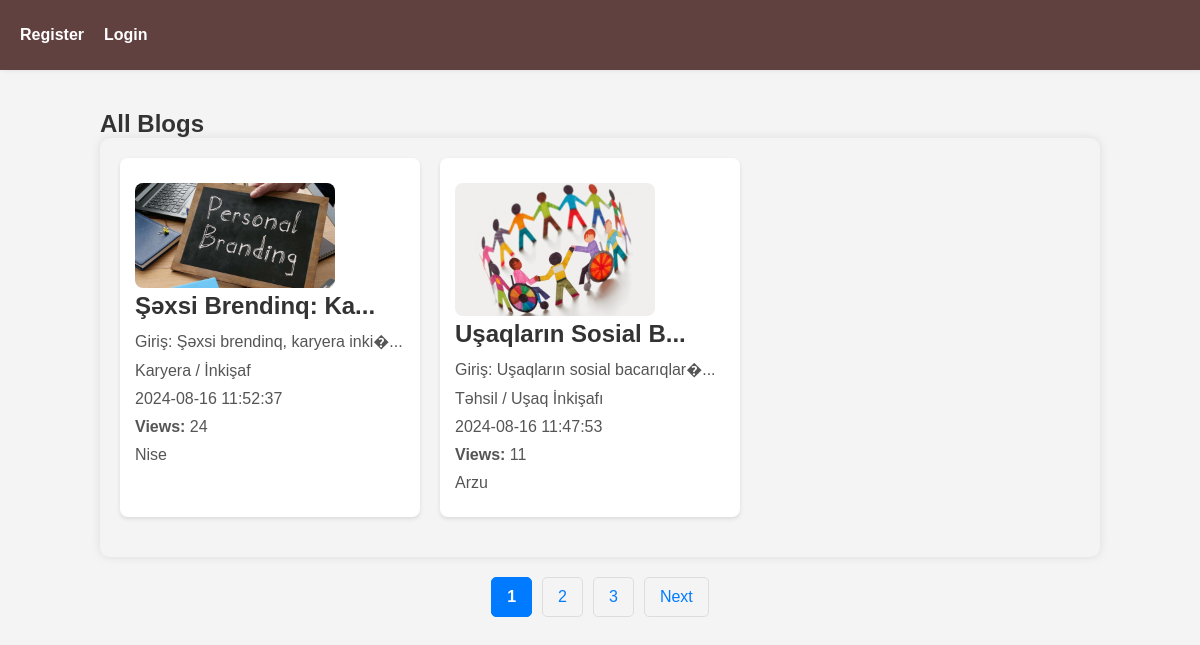
Page /client/blog/allblogs.php on the committed database.
### tables this page shows
CREATE TABLE `blogs` (
  `id` bigint(20) NOT NULL,
  `user_id` bigint(20) DEFAULT NULL,
  `category_id` bigint(20) DEFAULT NULL,
  `title` varchar(1000) NOT NULL,
  `description` mediumtext NOT NULL,
  `profile` varchar(255) NOT NULL,
  `is_publish` tinyint(1) DEFAULT 0,
  `view_count` int(11) DEFAULT 0,
  `created_at` timestamp NOT NULL DEFAULT current_timestamp(),
  `updated_at` timestamp NOT NULL DEFAULT current_timestamp() ON UPDATE current_timestamp()
);

CREATE TABLE `categories` (
  `id` bigint(20) NOT NULL,
  `name` varchar(255) NOT NULL,
  `created_at` timestamp NOT NULL DEFAULT current_timestamp(),
  `update_at` timestamp NOT NULL DEFAULT current_timestamp()
);

CREATE TABLE `users` (
  `id` bigint(20) NOT NULL,
  `name` varchar(255) NOT NULL,
  `surname` varchar(255) NOT NULL,
  `password` varchar(255) NOT NULL,
  `gender` int(11) NOT NULL,
  `dob` date NOT NULL,
  `profile` varchar(255) DEFAULT NULL,
  `email` varchar(255) NOT NULL,
  `active` int(11) DEFAULT 0,
  `role` int(11) DEFAULT 0,
  `otp` int(11) DEFAULT NULL,
  `created_at` timestamp NOT NULL DEFAULT current_timestamp(),
  `updated_at` timestamp NOT NULL DEFAULT current_timestamp()
);

### client/blog/allblogs.php (the view, shortened to what this page needs)
<?php
include '../../index.php';
$page = empty($_GET['page']) ? 1 : $_GET['page'];
$limit = 2;
$startLimit = ($page - 1) * $limit;
$sqlTotal = "SELECT COUNT(*) FROM blogs WHERE is_publish = 1";
$resultTotal = $connection->prepare($sqlTotal);
$resultTotal->execute();
$totalRecord = $resultTotal->fetchColumn();
$pageNumber = ceil($totalRecord / $limit);
$paginationRange = 3;
$startPage = max(1, $page - floor($paginationRange / 2));
$endPage = min($pageNumber, $page + floor($paginationRange / 2));
if ($endPage - $startPage + 1 < $paginationRange) {
    if ($startPage > 1) {
        $startPage = max(1, $endPage - $paginationRange + 1);
    } else {
        $endPage = min($pageNumber, $startPage + $paginationRange - 1);
    }
}
$sql = "
    SELECT
        b.id AS blog_id,
        b.title AS blog_title,
        b.description AS blog_description,
        b.profile AS blog_profile_image,
        b.created_at AS blog_created_at,
        b.view_count AS blog_view_count,
        c.name AS category_name,
        u.name AS user_name
    FROM
        blogs b
    JOIN
        categories c ON b.category_id = c.id
    JOIN
        users u ON b.user_id = u.id
    WHERE
        b.is_publish = 1
    ORDER BY
        b.created_at DESC
    LIMIT $startLimit, $limit
";
$result = $connection->prepare($sql);
$result->execute();
$blogs = $result->fetchAll(PDO::FETCH_ASSOC);
?>
<div class="main">
    <h2>All Blogs</h2>
    <div class="blogList">
        <?php if ($blogs): ?>
            <?php foreach ($blogs as $blog): ?>
                <div class="blogItem">
                    <a href="http://localhost/final-project-php/client/blog/detail.php?id=<?= htmlspecialchars($blog['blog_id']); ?>">
                        <?php if ($blog['blog_profile_image']): ?>
                            <img src="../../public/<?= htmlspecialchars($blog['blog_profile_image']); ?>" alt="Blog Image" style="max-width:200px;">
                        <?php endif; ?>
                        <div class="title">
                            <h3><?= htmlspecialchars(substr($blog['blog_title'], 0, 20)) . "..."; ?></h3>
                            <p><?= htmlspecialchars(substr($blog['blog_description'], 0, 40)) . "..."; ?></p>
                            <p><?= htmlspecialchars($blog['category_name']); ?></p>
                            <p><?= htmlspecialchars($blog['blog_created_at']); ?></p>
                            <p><strong>Views:</strong> <?= htmlspecialchars($blog['blog_view_count']); ?></p>
                            <p><?= htmlspecialchars($blog['user_name']); ?></p>
                        </div>
                    </a>
                </div>
            <?php endforeach; ?>
        <?php else: ?>
            <p>No blogs found.</p>
        <?php endif; ?>
    </div>
    <div class="pagination">
        <?php for ($i = $startPage; $i <= $endPage; $i++): ?>
            <a href="?page=<?= $i; ?>" class="<?= $i == $page ? 'active' : ''; ?>"><?= $i; ?></a>
        <?php endfor; ?>
        <?php if ($page < $pageNumber): ?>
            <a href="?page=<?= $page + 1; ?>">Next</a>
        <?php endif; ?>
    </div>
</div>

### head.php (style rules this page uses)
* { box-sizing: border-box; margin: 0; padding: 0; text-decoration: none; list-style: none; }
body { font-family: Arial, sans-serif; background-color: #f4f4f4; color: #333; margin: 0; padding: 0; outline: none; }
.main { width: 100%; margin-top: 70px; padding: 40px 100px; }
.blogList { width: 100%; margin: 0 auto; padding: 20px; background-color: #f4f4f4; border-radius: 10px; box-shadow: 0 0 10px rgba(0, 0, 0, 0.1); display: flex; flex-wrap: wrap; gap: 20px; }
.title { width: 100%; overflow: hidden }
.blogItem { width: 300px; padding: 15px; margin-bottom: 20px; background-color: #fff; border-radius: 8px; box-shadow: 0 2px 4px rgba(0, 0, 0, 0.1); }
.blogItem h3 { margin-top: 0; font-size: 24px; color: #333; }
.blogItem p { margin: 10px 0; color: #555; }
.blogItem img { max-width: 100%; height: auto; border-radius: 8px; margin-top: 10px; }

### client/blog/allblogs.php (style rules this page uses)
.pagination { display: flex; justify-content: center; margin-top: 20px; }
.pagination a { color: #007bff; padding: 10px 15px; margin: 0 5px; text-decoration: none; border: 1px solid #ddd; border-radius: 5px; transition: background-color 0.3s, color 0.3s; }
.pagination a.active { background-color: #007bff; color: #fff; border-color: #007bff; font-weight: bold; }

### rows in the picture
blogs: profile (picture), title "Şəxsi Brendinq: Ka", description "Giriş: Şəxsi brendinq, karyera inki�", category.name "Karyera / İnkişaf", created_at "2024-08-16 11:52:37", view_count "24", user.name "Nise"
blogs: profile (picture), title "Uşaqların Sosial B", description "Giriş: Uşaqların sosial bacarıqlar�", category.name "Təhsil / Uşaq İnkişafı", created_at "2024-08-16 11:47:53", view_count "11", user.name "Arzu"
